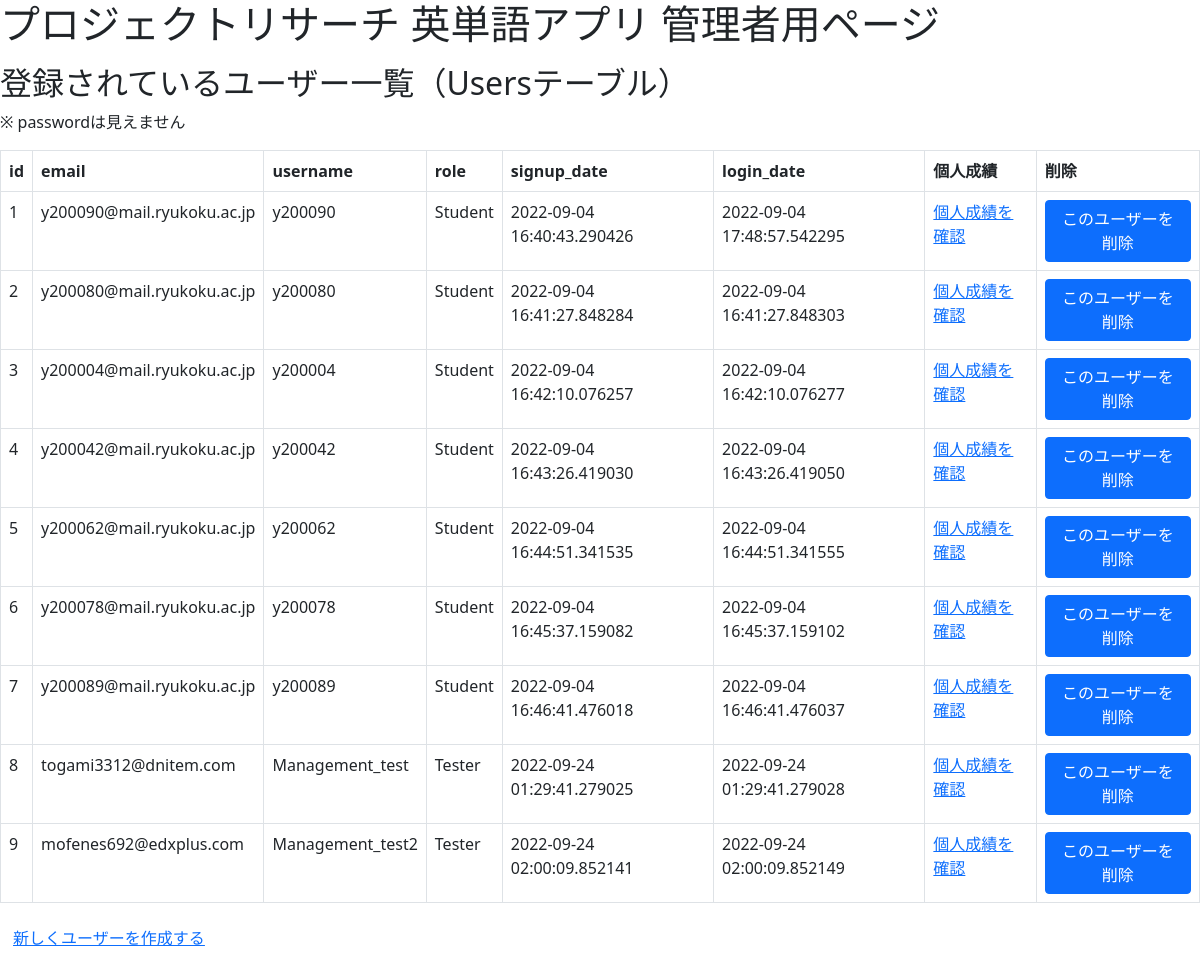
Before: / with the older database file.
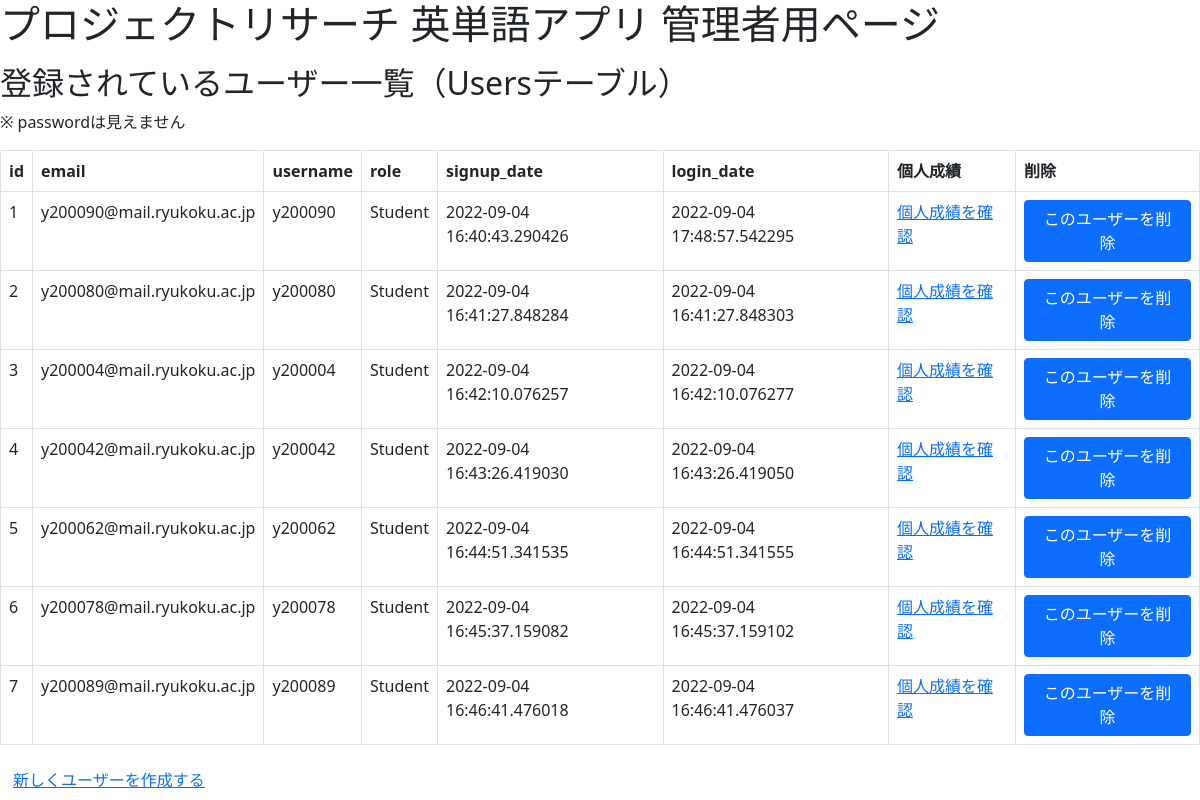
After: the same page with the newer database file.
### tables this page shows
CREATE TABLE users (
	id INTEGER NOT NULL, 
	email VARCHAR(100) NOT NULL, 
	username VARCHAR(50) NOT NULL, 
	password VARCHAR(100) NOT NULL, 
	role VARCHAR(20) NOT NULL, 
	signup_date DATETIME NOT NULL, 
	login_date DATETIME NOT NULL, 
	PRIMARY KEY (id), 
	UNIQUE (email), 
	UNIQUE (username)
);

### Management_app.py (the view)
@app.route('/', methods=['GET', 'POST'])
def index():
    if request.method == 'GET':
        db = sqlite3.connect(DATABASE)  # データベースと接続
        sql_statement = 'SELECT id,email,username,role,signup_date,login_date FROM users'
        cur = db.execute(sql_statement)  # 検索を実行
        userdata = cur.fetchall()  # 該当部分を全て取得
        db.close()  # データベースとの接続を閉じる
        return render_template('home.html', userdata=userdata)

### templates/home.html (shortened to what this page needs)
{% extends "base.html" %}
{% block body %}
<h1>プロジェクトリサーチ 英単語アプリ 管理者用ページ</h1>
<h2>登録されているユーザー一覧（Usersテーブル）</h2>
<p>※ passwordは見えません</p>
<table class="table table-bordered">
  <thead>
    <tr>
      <th>id</th>
      <th>email</th>
      <th>username</th>
      <th>role</th>
      <th>signup_date</th>
      <th>login_date</th>
      <th>個人成績</th>
      <th>削除</th>
    </tr>
  </thead>
  <tbody>
    {% for useritem in userdata %}
    <tr>
      <td>{{useritem[0]}}</td>
      <td>{{useritem[1]}}</td>
      <td>{{useritem[2]}}</td>
      <td>{{useritem[3]}}</td>
      <td>{{useritem[4]}}</td>
      <td>{{useritem[5]}}</td>
      <td><a href="/students/{{useritem[0]}}">個人成績を確認</a></td>
      <td>
        <button type="button" class="btn btn-primary" data-bs-toggle="modal"
          data-bs-target="#Modal_{{useritem[0]}}">このユーザーを削除</button>
      </td>
    </tr>
    {% endfor %}
  </tbody>
</table>
<button type="button" class="btn btn-link"><a href="/create_user">新しくユーザーを作成する</a></button>
{% endblock %}

### templates/base.html (shortened to what this page needs)
<!DOCTYPE html>
<html lang="ja">
<head>
    <link href="https://cdn.jsdelivr.net/npm/bootstrap@5.0.2/dist/css/bootstrap.min.css" rel="stylesheet"
>
</head>
<body>
    {% block body %}
    {% endblock %}
</body>
</html>

Changed rows visible on the page:
removed users: id "8", email "togami3312@dnitem.com", username "Management_test", role "Tester", signup_date "2022-09-24 01:29:41.279025", login_date "2022-09-24 01:29:41.279028"
removed users: id "9", email "mofenes692@edxplus.com", username "Management_test2", role "Tester", signup_date "2022-09-24 02:00:09.852141", login_date "2022-09-24 02:00:09.852149"
